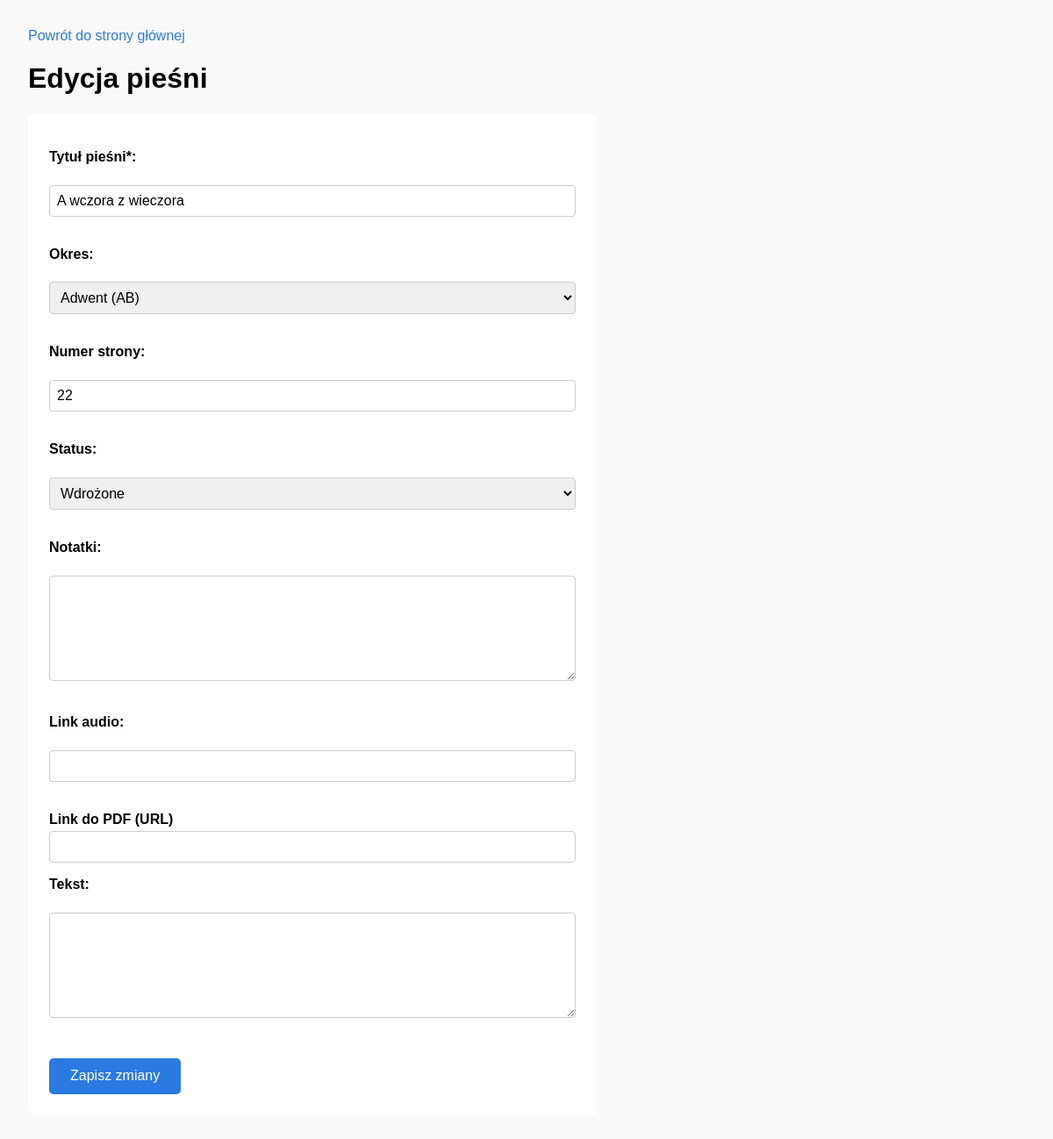
/edit_song.php?id=1 (signed in), run on the app's committed database.
### tables this page shows
CREATE TABLE `piesni` (
  `id` int(11) NOT NULL,
  `title` varchar(255) NOT NULL,
  `hymn_number` varchar(50) DEFAULT NULL,
  `pdf` varchar(255) DEFAULT NULL,
  `audio` varchar(255) DEFAULT NULL,
  `tytul` varchar(255) DEFAULT NULL,
  `okres` varchar(100) DEFAULT NULL,
  `status` varchar(50) DEFAULT NULL,
  `notatki` text DEFAULT NULL,
  `link_audio` varchar(255) DEFAULT NULL,
  `tekst` text DEFAULT NULL
);

### edit_song.php (the view, shortened to what this page needs)
<?php
$id = $_GET['id'] ?? null;
$conn = new mysqli('localhost', 'root', '', 'schola');
$stmt = $conn->prepare("SELECT * FROM piesni WHERE id = ?");
$stmt->bind_param("i", $id);
$stmt->execute();
$result = $stmt->get_result();
$song = $result->fetch_assoc();
?>
<!DOCTYPE html>
<html lang="pl">
<head>
</head>
<body>
<nav>
<a href="index.php">Powrót do strony głównej</a>
</nav>
    <h1>Edycja pieśni</h1>
    <form method="POST" action="update_song.php">
        <label>Tytuł pieśni*:</label><br>
        <input type="text" name="tytul" value="<?= htmlspecialchars($song['tytul']) ?>"><br><br>
		<label>Okres:</label><br>
        <select id="okres" name="okres">
            <option <?= ($song['okres'] ?? '') === 'Adwent' ? 'selected' : '' ?>>Adwent (AB)</option>
        </select><br><br>
        <label>Numer strony:</label><br>
        <input type="text" name="hymn_number" value="<?= htmlspecialchars($song['hymn_number']) ?>"><br><br>
		<label>Status:</label><br>
        <select id="status" name="status">
            <option <?= ($song['status'] ?? '') === 'Wdrożone' ? 'selected' : '' ?>>Wdrożone</option>
        </select><br><br>
        <label>Notatki:</label><br>
        <textarea name="notatki"><?= htmlspecialchars($song['notatki']) ?></textarea><br><br>
        <label>Link audio:</label><br>
        <input type="text" name="link_audio" value="<?= htmlspecialchars($song['link_audio']) ?>"><br><br>
		<label for="pdf">Link do PDF (URL)</label>
        <input type="text" id="pdf" name="pdf" />
        <label>Tekst:</label><br>
        <textarea name="tekst"><?= htmlspecialchars($song['tekst']) ?></textarea><br><br>
        <button type="submit">Zapisz zmiany</button>
    </form>
</body>
</html>

### edit_song.php (style rules this page uses)
body { font-family: Arial, sans-serif; margin: 2rem; background: #f9f9f9; }
form { max-width: 600px; background: #fff; padding: 1.5rem; border-radius: 8px; }
label { display: block; margin-top: 1rem; font-weight: bold; }
input[type="text"], textarea, select { width: 100%; padding: 0.5rem; margin-top: 0.3rem; border: 1px solid #ccc; border-radius: 4px; font-size: 1rem; font-family: inherit; box-sizing: border-box; }
textarea { height: 120px; }
button { margin-top: 1.5rem; padding: 0.7rem 1.5rem; font-size: 1rem; background-color: #2a7ae2; color: white; border: none; border-radius: 5px; cursor: pointer; }
nav a { margin-right: 1rem; text-decoration: none; color: #2a7ae2; }

### data on the page
piesni: tytul "A wczora z wieczora", hymn_number "22", status "Wdrożone"
